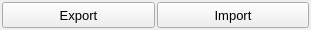
<?xml version="1.0" encoding="UTF-8"?>
<ui version="4.0">
 <class>shaderIOToolUI</class>
 <widget class="QMainWindow" name="shaderIOToolUI">
  <property name="geometry">
   <rect>
    <x>0</x>
    <y>0</y>
    <width>311</width>
    <height>30</height>
   </rect>
  </property>
  <property name="windowTitle">
   <string>Shader File IO</string>
  </property>
  <widget class="QWidget" name="centralwidget">
   <layout class="QHBoxLayout" name="horizontalLayout">
    <property name="spacing">
     <number>2</number>
    </property>
    <property name="margin">
     <number>2</number>
    </property>
    <item>
     <widget class="QPushButton" name="btn_export">
      <property name="minimumSize">
       <size>
        <width>0</width>
        <height>26</height>
       </size>
      </property>
      <property name="font">
       <font>
        <pointsize>10</pointsize>
       </font>
      </property>
      <property name="text">
       <string>Export</string>
      </property>
     </widget>
    </item>
    <item>
     <widget class="QPushButton" name="btn_import">
      <property name="minimumSize">
       <size>
        <width>0</width>
        <height>26</height>
       </size>
      </property>
      <property name="font">
       <font>
        <pointsize>10</pointsize>
       </font>
      </property>
      <property name="text">
       <string>Import</string>
      </property>
     </widget>
    </item>
   </layout>
  </widget>
 </widget>
 <resources/>
 <connections/>
</ui>
